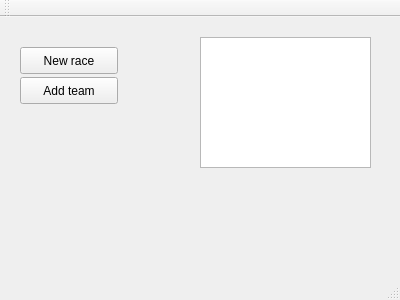
<?xml version="1.0" encoding="UTF-8"?>
<ui version="4.0">
 <class>WindowAdmin</class>
 <widget class="QMainWindow" name="WindowAdmin">
  <property name="geometry">
   <rect>
    <x>0</x>
    <y>0</y>
    <width>400</width>
    <height>300</height>
   </rect>
  </property>
  <property name="windowTitle">
   <string>WindowAdmin</string>
  </property>
  <widget class="QWidget" name="centralWidget">
   <widget class="QPushButton" name="pushButton">
    <property name="geometry">
     <rect>
      <x>20</x>
      <y>30</y>
      <width>98</width>
      <height>27</height>
     </rect>
    </property>
    <property name="text">
     <string>New race</string>
    </property>
   </widget>
   <widget class="QPushButton" name="pushButton_2">
    <property name="geometry">
     <rect>
      <x>20</x>
      <y>60</y>
      <width>98</width>
      <height>27</height>
     </rect>
    </property>
    <property name="text">
     <string>Add team</string>
    </property>
   </widget>
   <widget class="QTextBrowser" name="textBrowser">
    <property name="geometry">
     <rect>
      <x>200</x>
      <y>20</y>
      <width>171</width>
      <height>131</height>
     </rect>
    </property>
   </widget>
  </widget>
  <widget class="QMenuBar" name="menuBar">
   <property name="geometry">
    <rect>
     <x>0</x>
     <y>0</y>
     <width>400</width>
     <height>25</height>
    </rect>
   </property>
  </widget>
  <widget class="QToolBar" name="mainToolBar">
   <attribute name="toolBarArea">
    <enum>TopToolBarArea</enum>
   </attribute>
   <attribute name="toolBarBreak">
    <bool>false</bool>
   </attribute>
  </widget>
  <widget class="QStatusBar" name="statusBar"/>
 </widget>
 <layoutdefault spacing="6" margin="11"/>
 <resources/>
 <connections/>
</ui>
